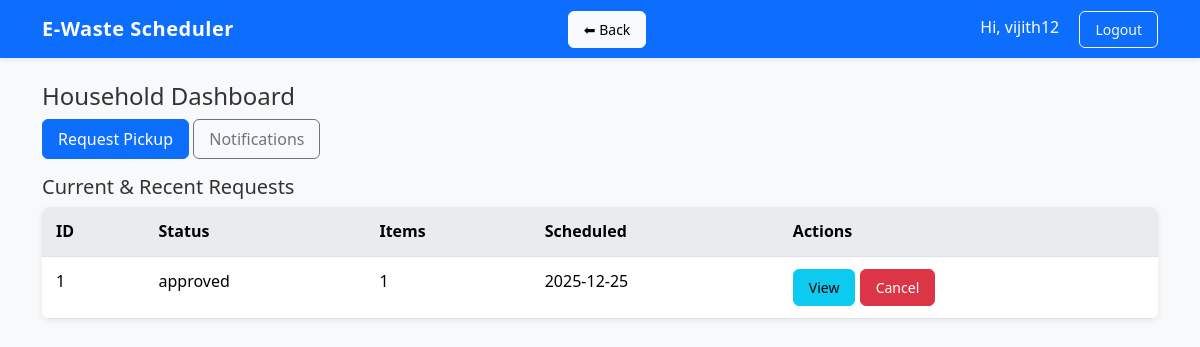
Screenshot of /household/dashboard (signed in) with the database file from the repository.
### models.py (models this page shows, shortened)
class User(UserMixin, db.Model):
    __tablename__ = 'users'
    id = db.Column(db.Integer, primary_key=True)
    username = db.Column(db.String(80), unique=True, nullable=False)
    email = db.Column(db.String(120), unique=True, nullable=False)
    password_hash = db.Column(db.String(255), nullable=False)
    role = db.Column(db.String(20), default='household')  # 'household', 'staff', 'admin'
    name = db.Column(db.String(120))
    address = db.Column(db.String(255))
    phone = db.Column(db.String(30))
    created_at = db.Column(db.DateTime, default=datetime.utcnow)
    def is_household(self):
        return self.role == 'household'

class PickupRequest(db.Model):
    __tablename__ = 'pickup_requests'
    id = db.Column(db.Integer, primary_key=True)
    household_id = db.Column(db.Integer, db.ForeignKey('users.id'), nullable=False)
    staff_id = db.Column(db.Integer, db.ForeignKey('users.id'), nullable=True)
    status = db.Column(db.String(30), default='pending')  # pending, approved, scheduled, in_progress, completed, cancelled, failed, rejected
    location = db.Column(db.String(255))
    scheduled_date = db.Column(db.String(30))  # store as yyyy-mm-dd string for simplicity
    notes = db.Column(db.Text, nullable=True)
    photo_filename = db.Column(db.String(255), nullable=True)
    created_at = db.Column(db.DateTime, default=datetime.utcnow)
    updated_at = db.Column(db.DateTime, default=datetime.utcnow, onupdate=datetime.utcnow)
    household = db.relationship('User', foreign_keys=[household_id], backref='requests_made')
    staff = db.relationship('User', foreign_keys=[staff_id], backref='requests_assigned')

### app.py (the view)
    @app.route('/household/dashboard')
    @login_required
    def household_dashboard():
        if not current_user.is_household():
            flash("Unauthorized", "danger")
            return redirect(url_for('home'))
        pickups = PickupRequest.query.filter_by(household_id=current_user.id).order_by(PickupRequest.created_at.desc()).all()
        notifications = Notification.query.filter_by(recipient_id=current_user.id).order_by(Notification.created_at.desc()).all()
        return render_template('household_dashboard.html', pickups=pickups, notifications=notifications)

### templates/household_dashboard.html
{% extends 'base.html' %}
{% block content %}
  <h4>Household Dashboard</h4>
  <a class="btn btn-primary mb-3" href="{{ url_for('request_pickup') }}">Request Pickup</a>
  <a class="btn btn-outline-secondary mb-3" href="{{ url_for('notifications') }}">Notifications</a>
  <h5>Current & Recent Requests</h5>
  {% if pickups %}
    <table class="table">
      <thead><tr><th>ID</th><th>Status</th><th>Items</th><th>Scheduled</th><th>Actions</th></tr></thead>
      <tbody>
        {% for p in pickups %}
          <tr>
            <td>{{ p.id }}</td>
            <td>{{ p.status }}</td>
            <td>{{ p.items|length }}</td>
            <td>{{ p.scheduled_date or 'N/A' }}</td>
            <td>
              <a class="btn btn-sm btn-info" href="{{ url_for('pickup_detail', pid=p.id) }}">View</a>
              {% if p.status not in ['in_progress','completed'] %}
                <form method="post" action="{{ url_for('cancel_pickup', pid=p.id) }}" style="display:inline;">
                  <button class="btn btn-sm btn-danger">Cancel</button>
                </form>
              {% endif %}
            </td>
          </tr>
        {% endfor %}
      </tbody>
    </table>
  {% else %}
    <p>No pickup requests yet.</p>
  {% endif %}
{% endblock %}

### templates/base.html (shortened to what this page needs)
<!doctype html>
<html lang="en">
<head>
  <link href="https://cdn.jsdelivr.net/npm/bootstrap@5.3.2/dist/css/bootstrap.min.css" rel="stylesheet">
  <link rel="stylesheet" href="{{ url_for('static', filename='css/style.css') }}">
</head>
<body class="bg-light">
  <nav class="navbar navbar-expand-lg navbar-dark bg-primary shadow-sm">
    <div class="container d-flex justify-content-between align-items-center">
      <a class="navbar-brand fw-bold" href="{{ url_for('home') }}">
        E-Waste Scheduler
      </a>
      <a class="btn btn-sm btn-light me-3" href="javascript:history.back()">⬅ Back</a>
      <div>
        {% if current_user.is_authenticated %}
          <span class="text-white me-3">
            Hi, {{ current_user.username }}
          </span>
          <a class="btn btn-sm btn-outline-light" href="{{ url_for('logout') }}">
            Logout
          </a>
        {% else %}
          <a class="btn btn-sm btn-outline-light" href="{{ url_for('login') }}">
            Login
          </a>
        {% endif %}
      </div>
    </div>
  </nav>
  <div class="container mt-4">
    {% block content %}{% endblock %}
  </div>
</body>
</html>

### static/css/style.css (style rules this page uses)
body { font-family: "Segoe UI", Roboto, Arial, sans-serif; background: #f4f6f9; color: #333; line-height: 1.6; }
.navbar { box-shadow: 0 2px 4px rgba(0,0,0,0.15); }
.navbar-brand { font-weight: 600; font-size: 1.25rem; letter-spacing: 0.5px; }
.btn { border-radius: 6px !important; padding: 7px 15px !important; font-weight: 500 !important; }
.btn-primary { background: #0d6efd; border-color: #0d6efd; }
.btn-info { background: #0dcaf0; border-color: #0dcaf0; }
.table { background: #fff; border-radius: 8px; overflow: hidden; box-shadow: 0 2px 6px rgba(0,0,0,0.08); }
.table th { background: #e9ecef; font-weight: 600; }
.table td, .table th { padding: 12px 14px; }

### rows the page displays
User: username "vijith12"
PickupRequest: id "1", status "approved", items|length "1", scheduled_date "2025-12-25"
